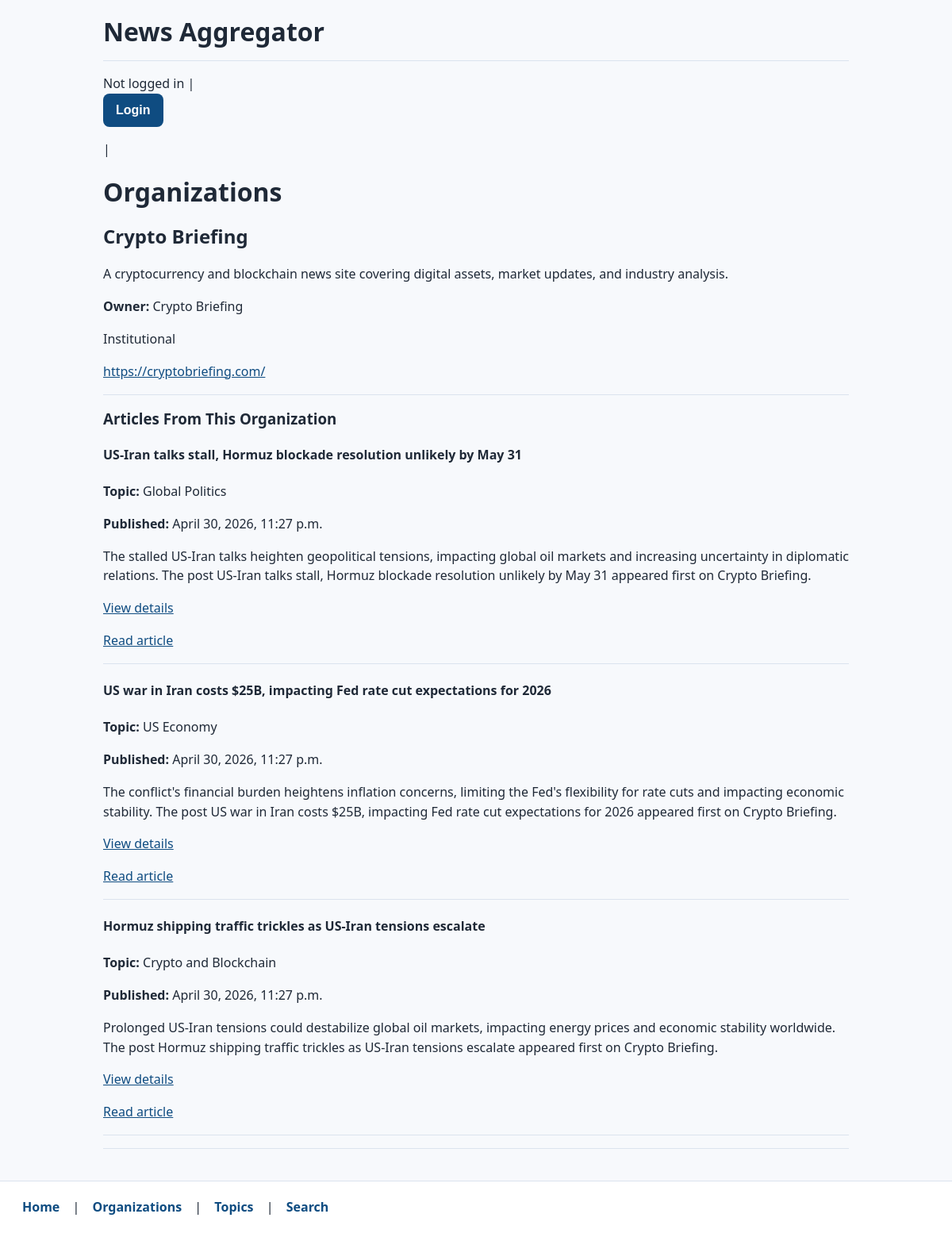
The app's page /project/organization/13/ with its own data.
### project/models.py (models this page shows)
class Organization(models.Model):
    name = models.TextField(blank=True)
    owner = models.TextField(blank=True)
    description = models.TextField(blank=True)
    bias = models.TextField(blank=True)
    url = models.URLField(blank=True)
    independent = models.BooleanField(default=False)

class Article(models.Model):
    title = models.TextField(blank=True)
    url = models.URLField(blank=True)
    summary = models.TextField(blank=True)
    full_text = models.TextField(blank=True)
    published_date = models.DateTimeField(auto_now_add=True)
    organization = models.ForeignKey(Organization, on_delete=models.CASCADE)
    topic = models.ForeignKey(Topic, on_delete=models.CASCADE)

class Topic(models.Model):
    topic = models.TextField(blank=True)
    description = models.TextField(blank=True)

### project/views.py (the view)
# urls.py: path('organization/<int:pk>/', OrganizationDetailView.as_view(), name='organization' ),
class OrganizationDetailView(DetailView):
    model = Organization
    template_name = 'project/organization_detail.html'
    context_object_name = 'organization'
    def get_context_data(self, **kwargs):
        context = super().get_context_data(**kwargs)
        context['articles'] = (
            Article.objects.filter(organization=self.object)
            .select_related('organization', 'topic')
            .order_by('-published_date')
        )
        context['is_following'] = False
        if self.request.user.is_authenticated:
            my_profile = Profile.objects.filter(user=self.request.user).first()
            if my_profile:
                context['is_following'] = FollowOrganization.objects.filter(
                    profile=my_profile, organization=self.object
                ).exists()
        return context

### project/templates/project/organization_detail.html (shortened to what this page needs)
{% extends 'project/base.html' %}
{% block content %}
<h1>Organizations</h1>
<div>
    <h2>{{ organization.name }}</h2>
    {% if organization.description %}<p>{{ organization.description }}</p>{% endif %}
    {% if organization.owner %}<p><strong>Owner:</strong> {{ organization.owner }}</p>{% endif %}
    {% if organization.independent %}
        <p>Independent</p>
    {% else %}
        <p>Institutional</p>
    {% endif %}
    {% if organization.url %}<a href="{{ organization.url }}">{{ organization.url }}</a>{% endif %}
</div>
<hr />
<h3>Articles From This Organization</h3>
{% if articles %}
    <div>
    {% for article in articles %}
        <div>
            <h4>{{ article.title }}</h4>
            <p><strong>Topic:</strong> {{ article.topic.topic }}</p>
            <p><strong>Published:</strong> {{ article.published_date }}</p>
            <p>{{ article.summary }}</p>
            <p><a href="{% url 'article' article.pk %}">View details</a></p>
            <p><a href="{{ article.url }}">Read article</a></p>
        </div>
        <hr />
    {% endfor %}
    </div>
{% else %}
    <p>No articles from this organization yet.</p>
{% endif %}
{% endblock %}

### static/project/styles.css (style rules this page uses)
:root { --bg: #f7f9fc; --surface: #ffffff; --text: #1f2937; --muted: #6b7280; --border: #dbe3ee; --link: #0f4c81; --link-hover: #0b3a63; --button: #0f4c81; --button-hover: #0b3a63; }
* { box-sizing: border-box; }
html, body { margin: 0; padding: 0; background: var(--bg); color: var(--text); font-family: "Segoe UI", Tahoma, Geneva, Verdana, sans-serif; line-height: 1.55; }
body { max-width: 980px; margin: 0 auto; padding: 20px 20px 90px; }
a { color: var(--link); }
h1, h2, h3 { line-height: 1.25; }
hr { border: 0; border-top: 1px solid var(--border); margin: 16px 0; }

### records on screen
Organization: name "Crypto Briefing", description "A cryptocurrency and blockchain news site covering digital assets, market updates, and industry analysis.", owner "Crypto Briefing", url "https://cryptobriefing.com/"
Article: title "US-Iran talks stall, Hormuz blockade resolution unlikely by May 31", topic.topic "Global Politics", published_date "April 30, 2026, 11:27 p.m.", summary "The stalled US-Iran talks heighten geopolitical tensions, impacting global oil markets and increasing uncertainty in diplomatic relations. The post US-Iran talks stall, Hormuz blockade resolution unlikely by May 31 appeared first on Crypto Briefing."
Article: title "US war in Iran costs $25B, impacting Fed rate cut expectations for 2026", topic.topic "US Economy", published_date "April 30, 2026, 11:27 p.m.", summary "The conflict's financial burden heightens inflation concerns, limiting the Fed's flexibility for rate cuts and impacting economic stability. The post US war in Iran costs $25B, impacting Fed rate cut expectations for 2026 appeared first on Crypto Briefing."
Article: title "Hormuz shipping traffic trickles as US-Iran tensions escalate", topic.topic "Crypto and Blockchain", published_date "April 30, 2026, 11:27 p.m.", summary "Prolonged US-Iran tensions could destabilize global oil markets, impacting energy prices and economic stability worldwide. The post Hormuz shipping traffic trickles as US-Iran tensions escalate appeared first on Crypto Briefing."
